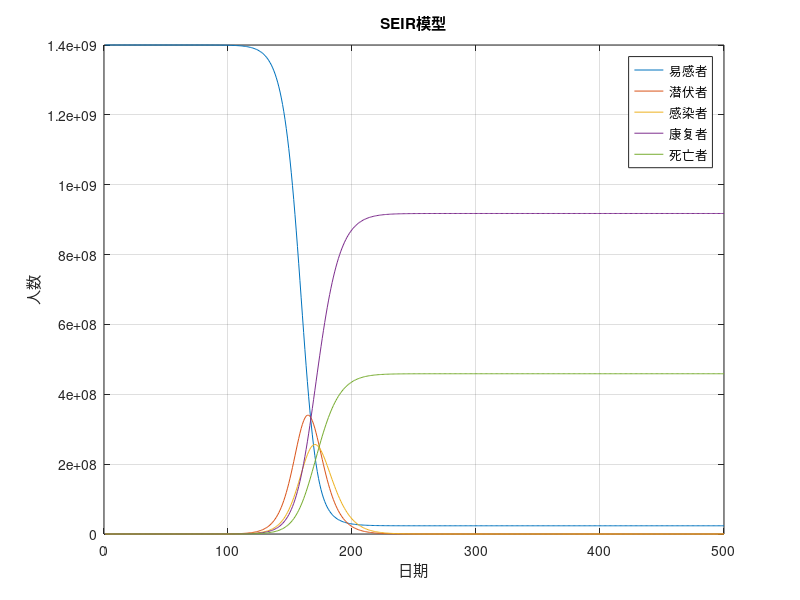

Reproduce this figure in MATLAB.
%SEIR模型求解
clear;clc;
%参数设置
N = 1400000000;%人口数
I = 1;%传染者
R = 0;%康复者
D = 0;%死亡患者数量
E = 0;%潜伏者
S = N-I;%易感染者
sum_I = 1;
a = 20;%感染者平均接触人数
b = 0.03;%感染率
lambda = a*b;%感染系数
delta = 0.125;%潜伏者患病概率
mu = 0.1;%康复概率
alpha = 0.05;%死亡概率
T = 1:500;
for idx =1:length(T)-1
    S(idx+1)=S(idx)-lambda*I(idx)*S(idx)/N;%易感人数迭代
    E(idx+1)=E(idx)+lambda*S(idx)*I(idx)/N-delta*E(idx);%潜伏者人数迭代
    I(idx+1)=I(idx)+delta*E(idx)-(mu+alpha)*I(idx);%患病人数迭代
    R(idx+1)=R(idx)+mu*I(idx);%康复人数迭代 
    D(idx+1)=D(idx)+alpha*I(idx);%死亡患者人数迭代
    sum_I(idx+1) = sum_I(idx) + delta*E(idx);%累计患病人数迭代
end


plot(T,S,T,E,T,I,T,R,T,D);
grid on;
xlabel('日期');
ylabel('人数');
legend('易感者','潜伏者','感染者','康复者','死亡者');
title('SEIR模型');
